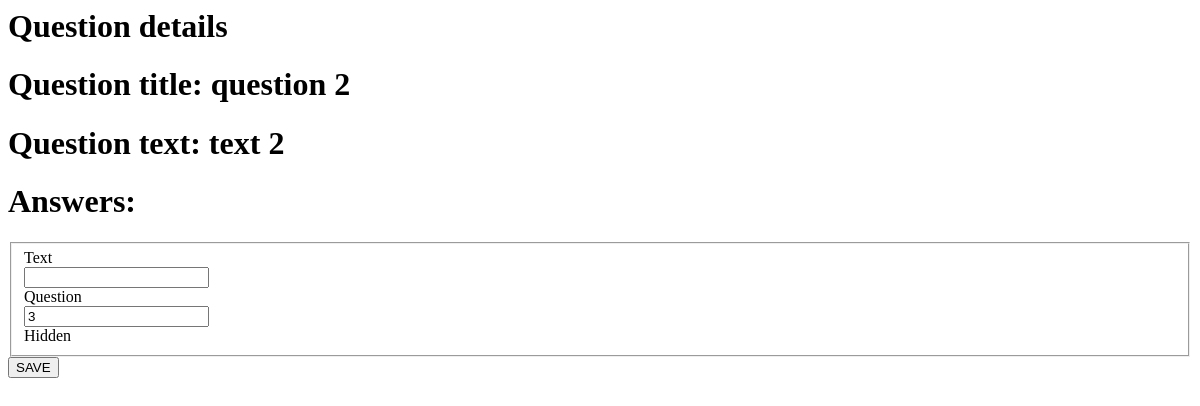
The page /question/3/ on the database as committed earlier.
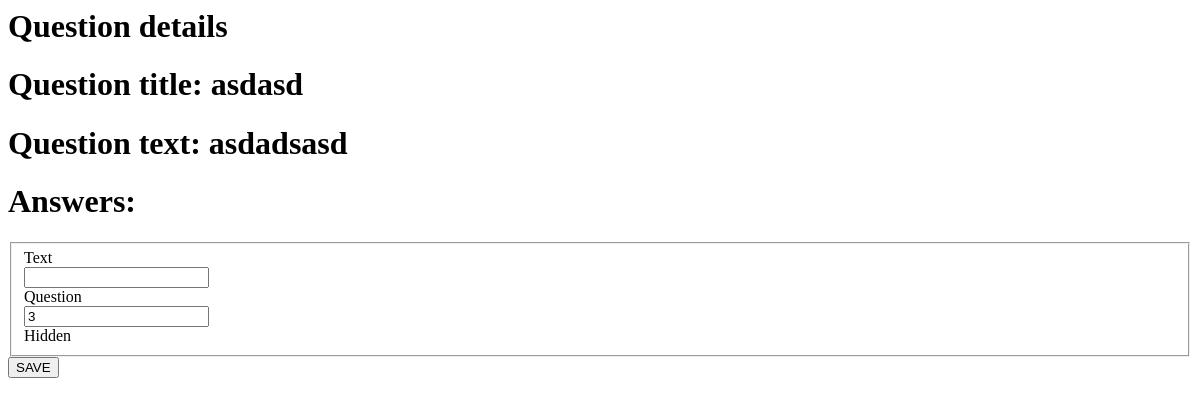
The same page on the database as committed later.
### qa/models.py (models this page shows, shortened)
class Question(models.Model):
    title = models.CharField(max_length=50)
    text = models.CharField(max_length=100)
    added_at = models.DateTimeField(auto_now_add=True)
    rating = models.IntegerField(default=0)
    author = models.CharField(max_length=20)
    likes = models.ForeignKey(User, null=True)

### qa/views.py (the view)
# urls.py: url(r'^question/(?P<question_id>\d+)/$', views.question_details, name='question_details'),
@csrf_exempt
def question_details(request, question_id):
    if request.method == "POST":
        return question_add(request)
    form = AnswerForm(initial={'question': question_id})
    question = get_object_or_404(Question, id=question_id)
    answers = Answer.objects.filter(question=question)
    return render(request, 'qa/questioned.html', {
        'question': question,
        'title': question.title,
        'text': question.text,
        'answers': answers.all()[:],
        'form': form,
    })

### qa/forms.py (shortened to what this page needs)
class AnswerForm(forms.Form):
    text = forms.CharField(max_length=100)
    question = forms.IntegerField()
    hidden = forms.CharField(widget=forms.HiddenInput())

### templates/qa/questioned.html (shortened to what this page needs)
<h1>Question details</h1>
<!DOCTYPE HTML>
<html
<head><title>QUESTION</title></head>
<body>
<h1>Question title: {{ question.title }}</h1>
<h1>Question text: {{ question.text }}</h1>
<h1>Answers:</h1>
<form class="form-horizontal" method="post" action="/answer/">
    <fieldset>
        {% for field in form %}
            <div class="control-group {% if field.errors %}has-error{% endif %}">
                <label class="control-label">{{ field.label }}</label>
                <div class="controls">{{ field }}</div>
            </div>
        {% endfor %}
    </fieldset>
    <div class="form-actions">
        <button type="submit" class="btn-primary">SAVE</button>
    </div>
</form>

Rows that differ between the two databases and show on the page:
changed Question: title "question 2" → "asdasd"; text "text 2" → "asdadsasd"
